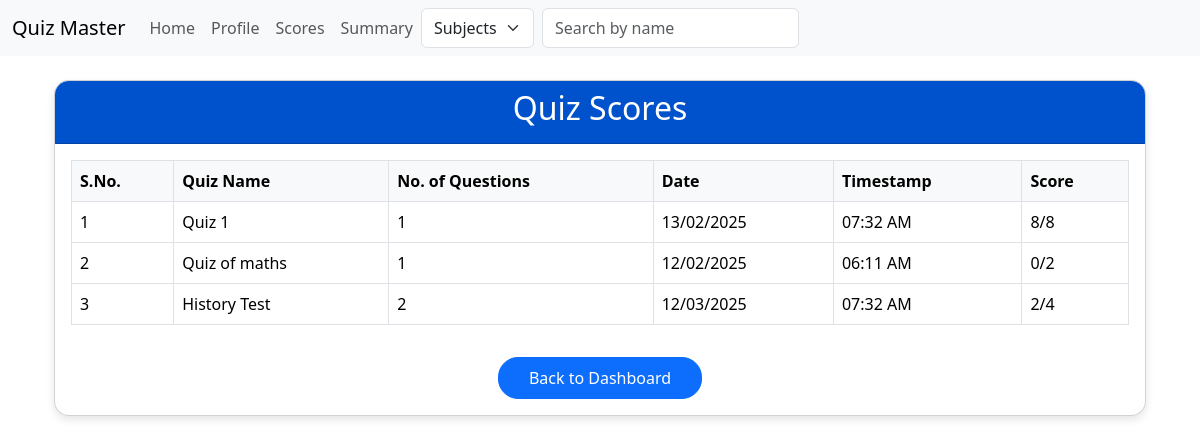
/scores (signed in), run on an earlier commit of the app's database.
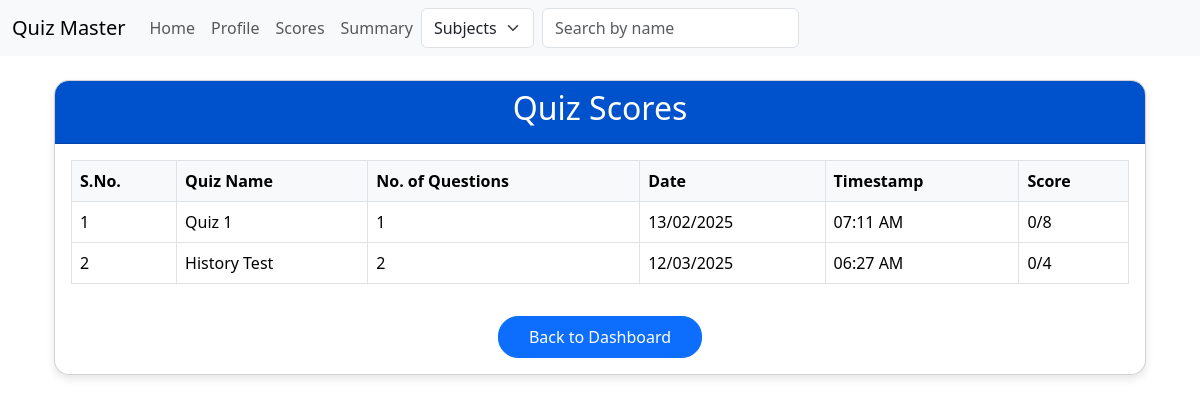
And on a later commit of the database.
### models.py (models this page shows)
class Score(db.Model):
    id = db.Column(db.Integer, primary_key = True)
    user_id = db.Column(db.Integer, db.ForeignKey('user.id'), nullable = False)
    quiz_id = db.Column(db.Integer, db.ForeignKey('quiz.id'), nullable = False)
    marks = db.Column(db.Integer, nullable = False)
    timestamp = db.Column(db.Integer, default=lambda: int(datetime.utcnow().timestamp()))

class Quiz(db.Model):
    id = db.Column(db.Integer, primary_key = True)
    name = db.Column(db.String(255), nullable = False)
    no_of_question = db.Column(db.Integer, nullable = False)
    marks = db.Column(db.Integer, nullable = False)
    date = db.Column(db.DateTime, default=datetime.utcnow)
    time = db.Column(db.Integer, default=int(datetime.utcnow().timestamp()))
    remark = db.Column(db.String(255))
    chapter_id = db.Column(db.Integer, db.ForeignKey('chapter.id'), nullable=False)
    questions = db.relationship('Question', backref='quiz', lazy=True)

### routes.py (the view)
@app.route('/scores')
@auth_requried
def score():
    from datetime import datetime
    user = User.query.get(session['user_id'])
    scores = db.session.query(
        Score, Quiz
    ).join(
        Quiz, Score.quiz_id == Quiz.id
    ).filter(
        Score.user_id == user.id
    ).all()
    score_data = []
    for score, quiz in scores:
        score_data.append({
            'quiz': quiz,
            'score': score.marks,
            'total_marks': quiz.no_of_question * quiz.marks,
            'timestamp': score.timestamp
        })
    return render_template('score.html',
                         scores=score_data,
                         user=user,
                         datetime=datetime)

### routes.py (called while the page is built)
def auth_requried(func):
    @wraps(func)
    def inner(*args, **kwargs):
        if 'user_id' in session:
            return func(*args, **kwargs)
        else:
            flash('You need to be logged in to access this page')
            return redirect(url_for('login'))
    return inner

### templates/score.html (shortened to what this page needs)
{% extends 'layout.html' %}
{% block content %}
<div class="container mt-4">
    <div class="card">
        <div class="card-header">
            <h2 class="text-center">Quiz Scores</h2>
        </div>
        <div class="card-body">
            <div class="table-responsive">
                <table class="table table-bordered">
                    <thead>
                        <tr>
                            <th>S.No.</th>
                            <th>Quiz Name</th>
                            <th>No. of Questions</th>
                            <th>Date</th>
                            <th>Timestamp</th>
                            <th>Score</th>
                        </tr>
                    </thead>
                    <tbody>
                        {% for item in scores %}
                        <tr>
                            <td>{{ loop.index }}</td>
                            <td>{{ item.quiz.name }}</td>
                            <td>{{ item.quiz.no_of_question }}</td>
                            <td>{{ item.quiz.date.strftime('%d/%m/%Y') }}</td>
                            <td>{{ datetime.fromtimestamp(item.timestamp).strftime('%I:%M %p') }}</td>
                            <td>{{ item.score }}/{{ item.total_marks }}</td>
                        </tr>
                        {% endfor %}
                    </tbody>
                </table>
            </div>
            <div class="text-center mt-3">
                <a href="{{ url_for('home') }}" class="btn btn-primary">Back to Dashboard</a>
            </div>
        </div>
    </div>
</div>
{% endblock %}

What changed in the data, as far as the page shows it:
removed Score: quiz.name "Quiz of maths", quiz.no_of_question "1", quiz "12/02/2025", fromtimestamp "06:11 AM", score "0", total_marks "2"
changed Score "Quiz 1": fromtimestamp "07:32 AM" → "07:11 AM"; score "8" → "0"
changed Score "History Test": fromtimestamp "07:32 AM" → "06:27 AM"; score "2" → "0"
